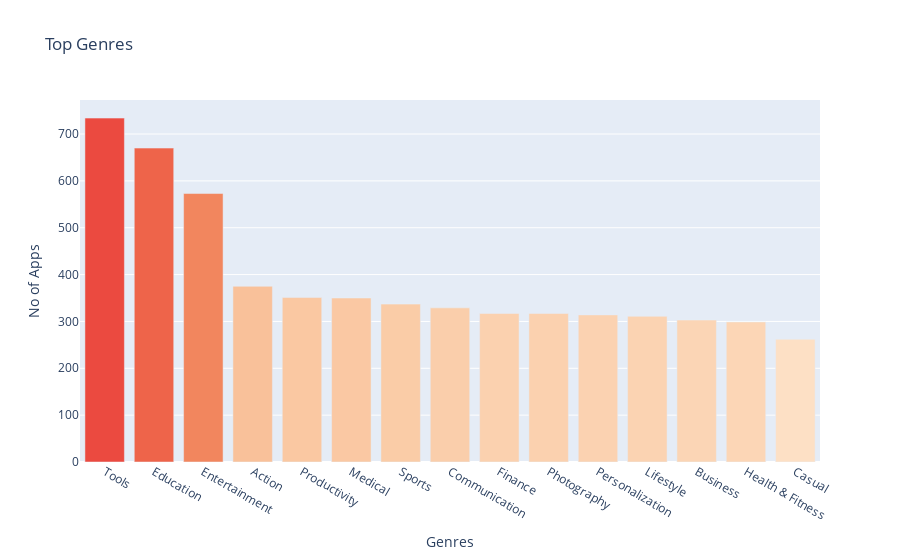

Notebook cell for this chart:
### Code cell
bar = px.bar(
    x=num_gen.index[:15],
    y=num_gen.values[:15],
    title="Top Genres",
    hover_name=num_gen.index[:15],
    color=num_gen.values[:15],
    color_continuous_scale="peach"
    )
bar.update_layout(xaxis_title="Genres", yaxis_title="No of Apps", coloraxis_showscale=False)
bar.show()

### Figure 1 — Plotly figure (JSON) as saved in the notebook; plotly's stock layout.template omitted (floating-point values rounded to 4 significant figures)
{"data": [{"alignmentgroup": "True", "hovertemplate": "<b>%{hovertext}</b><br><br>x=%{x}<br>y=%{y}<br>color=%{marker.color}<extra></extra>", "hovertext": ["Tools", "Education", "Entertainment", "Action", "Productivity", "Medical", "Sports", "Communication", "Finance", "Photography", "Personalization", "Lifestyle", "Business", "Health & Fitness", "Casual"], "legendgroup": "", "marker": {"color": [734, 670, 573, 375, 351, 350, 337, 329, 317, 317, 314, 311, 303, 299, 262], "coloraxis": "coloraxis", "pattern": {"shape": ""}}, "name": "", "offsetgroup": "", "orientation": "v", "showlegend": false, "textposition": "auto", "type": "bar", "x": ["Tools", "Education", "Entertainment", "Action", "Productivity", "Medical", "Sports", "Communication", "Finance", "Photography", "Personalization", "Lifestyle", "Business", "Health & Fitness", "Casual"], "xaxis": "x", "y": [734, 670, 573, 375, 351, 350, 337, 329, 317, 317, 314, 311, 303, 299, 262], "yaxis": "y"}], "layout": {"barmode": "relative", "coloraxis": {"colorbar": {"title": {"text": "color"}}, "colorscale": [[0, "rgb(253, 224, 197)"], [0.1667, "rgb(250, 203, 166)"], [0.3333, "rgb(248, 181, 139)"], [0.5, "rgb(245, 158, 114)"], [0.6667, "rgb(242, 133, 93)"], [0.8333, "rgb(239, 106, 76)"], [1, "rgb(235, 74, 64)"]], "showscale": false}, "legend": {"tracegroupgap": 0}, "title": {"text": "Top Genres"}, "xaxis": {"anchor": "y", "domain": [0, 1], "title": {"text": "Genres"}}, "yaxis": {"anchor": "x", "domain": [0, 1], "title": {"text": "No of Apps"}}}}
